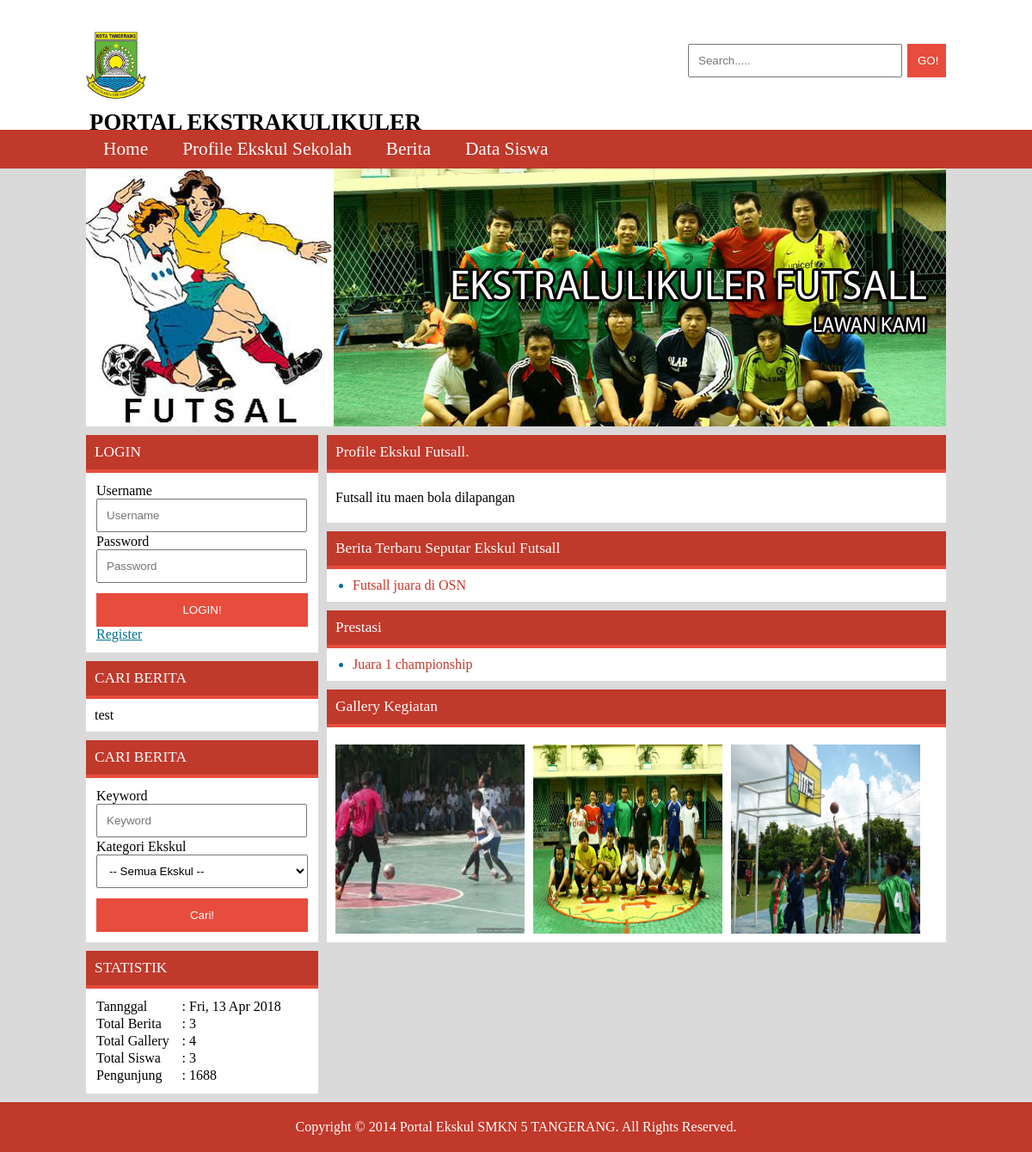
/index.php?page=ekskul&action=view&id=5, run on the app's committed database.
### tables this page shows
CREATE TABLE IF NOT EXISTS `banner` (
  `id` int(11) NOT NULL AUTO_INCREMENT,
  `title` varchar(225) NOT NULL,
  `path` text NOT NULL,
  `id_ekskul` int(11) NOT NULL,
  PRIMARY KEY (`id`)
);

CREATE TABLE IF NOT EXISTS `ekskul` (
  `id` int(11) NOT NULL AUTO_INCREMENT,
  `title` varchar(225) NOT NULL,
  `profile` text NOT NULL,
  `photo` text NOT NULL,
  PRIMARY KEY (`id`)
);

CREATE TABLE IF NOT EXISTS `berita` (
  `id` int(11) NOT NULL AUTO_INCREMENT,
  `title` varchar(225) NOT NULL,
  `content` text NOT NULL,
  `id_ekskul` int(11) NOT NULL,
  `id_user` int(11) NOT NULL,
  `photo` text NOT NULL,
  `status` int(11) NOT NULL,
  `date` date NOT NULL,
  PRIMARY KEY (`id`)
);

CREATE TABLE IF NOT EXISTS `prestasi` (
  `id` int(11) NOT NULL AUTO_INCREMENT,
  `title` varchar(225) NOT NULL,
  `content` text NOT NULL,
  `id_ekskul` int(11) NOT NULL,
  `date` date NOT NULL,
  PRIMARY KEY (`id`)
);

CREATE TABLE IF NOT EXISTS `gallery` (
  `id` int(11) NOT NULL AUTO_INCREMENT,
  `title` varchar(225) NOT NULL,
  `path_photo` text NOT NULL,
  `date` date NOT NULL,
  `id_ekskul` int(11) NOT NULL,
  `id_user` int(11) NOT NULL,
  PRIMARY KEY (`id`)
);

### left.php (the view, shortened to what this page needs)
<div id="left">
	<div class="box">
		<div class="box-head">
			<?php
				if(!empty($_SESSION[role]) && $_SESSION[role]==1) {
					echo "Menu Pembina Osis";
				} else if(!empty($_SESSION[role]) && $_SESSION[role]==2) {
					echo "Menu Admin Ekskul";
				} else if(!empty($_SESSION[role]) && $_SESSION[role]==3) {
					echo "Menu Users";
				} else {
					echo "LOGIN";
				}
			?>
		</div>
		<div class="box-content">
			<?php
				if(!empty($_SESSION[role]) && $_SESSION[role]==1) {
			?>
				Hai <?=$_SESSION[fullname]?>, Anda login sebagai pembina osis! <br>
				<ul class="list">
					<li><a href="index.php?page=berita&action=list">Daftar Berita Umum</a></li>
					<li><a href="logout.php" onclick="return confirm('Yakin ingin keluar?');" >Keluar</a></li>
				</ul>
			<?php
				} else {
			?>
			<form action="" method="POST">
				<table width="100%">
					<tr>
						<td>Username<input type="text" placeholder="Username" autocomplete="off" name="username" class="form-txt" style="width:90%;float:left"></td>
					</tr>
					<tr>
						<td>Password<input type="password" placeholder="Password" name="password" class="form-txt" style="width:90%;float:left"></td>
					</tr>
					<tr>
						<td><input type="submit" value="LOGIN!" name="login" class="form-btn" style="margin-top:10px;float:left"><br><a href="index.php?page=siswa&action=add" class="link">Register</a></td>
					</tr>
				</table>
			</form>
			<?php
				}
			?>
		</div>
	</div>
	<?php
		if($page=="berita") {
			echo "";
		} else {
	?>
		<div class="box">
			<div class="box-head">
				CARI BERITA
			</div>
			<div class="box-content">
				test
			</div>
		</div>
		<div class="box">
			<div class="box-head">
				CARI BERITA
			</div>
			<div class="box-content">
				<form action="index.php?page=berita" method="POST">
					<table width="100%">
						<tr>
							<td>Keyword<input type="text" placeholder="Keyword" name="keyword" class="form-txt" style="width:90%;float:left"></td>
						</tr>
						<tr>
							<td>Kategori Ekskul
								<select class="form-txt" name="id_ekskul">
									<option value="">-- Semua Ekskul --</option>
								</select>
							</td>
						</tr>
						<tr>
							<td><input type="submit" value="Cari!" name="search_advance" class="form-btn" style="margin-top:10px;float:left"></td>
						</tr>
					</table>
				</form>
			</div>
		</div>
	<?php
		}
	?>
	<div class="box">
		<div class="box-head">
			STATISTIK
		</div>
		<div class="box-content">
			<table width="100%">
				<tr>
					<td width="40%">Tannggal</td>
					<td width="65%">: <?=date('D, d M Y');?></td>
				</tr>
				<tr>
					<td width="35%">Total Berita</td>
					<td width="65%">: <?php echo mysqli_num_rows(mysqli_query($db,"SELECT * FROM berita"))?></td>
				</tr>
				<tr>
					<td width="35%">Total Gallery</td>
					<td width="65%">: <?php echo mysqli_num_rows(mysqli_query($db,"SELECT * FROM gallery"))?></td>
				</tr>
				<tr>
					<td width="35%">Total Siswa</td>
					<td width="65%">: <?php echo mysqli_num_rows(mysqli_query($db,"SELECT * FROM users where role = 3"))?></td>
				</tr>
				<tr>
					<td width="35%">Pengunjung</td>
					<td width="65%">:
						<?php
							echo mysqli_num_rows(mysqli_query($db,"SELECT * FROM pengunjung"));
						?>
					</td>
				</tr>
			</table>
		</div>
	</div>
</div>

### banner.php
<?php
	$q_b=mysqli_query($db,"SELECT * FROM banner where id_ekskul = '$id'");
	$f_b=mysqli_fetch_array($q_b);
	if($page=="ekskul" && $action=="view") {
		echo '<div id="banner"><img src="img/'.$f_b[path].'"></div>';
	} else if($page=="home" OR $page=="") {
?>
<script>
	$(function(){
		$('.slide img:gt(0)').hide();
		setInterval(function(){$('.slide :first-child').fadeOut().next('img').fadeIn().end().appendTo('.slide');
		},3000);
	});
</script>
<section id="banner">
	<div class="wrapper">
		<style>
			.slide { position:relative; height:200px; }
			.slide img { position:absolute; left:0; top:0; }
		</style>
		<div class="slide">
			<img src="img/banner.jpg">
			<img src="img/banner/b1.jpg">
			<img src="img/banner/b2.jpg">
			<img src="img/banner/b3.jpg">
		</div>
	</div>
</section>
<?php
	} else {
	}
?>

### page/ekskul-view.php (shortened to what this page needs)
<?php
	$q=mysqli_query($db,"SELECT * FROM ekskul where id='$id'");
	$f=mysqli_fetch_array($q);
	if(mysqli_num_rows($q) == 0) {
?>
		<div id="right">
			<div class="box">
				<div class="box-content">
					<?php echo validation::invalid("Ekskul Tidak ada");?>
				</div>
			</div>
		</div>
<?php
	} else {
?>
	<div id="right">
		<div class="box">
			<div class="box-head">
				Profile Ekskul <?=$f[title]?>.
			</div>
			<div class="box-content">
				<div class="while_post-view">
					<div class="while_post_content">
						<div class="desc">
							  <?=nl2br($f[profile])?>
						</div>
					</div>
				</div>
			</div>
		</div>
		<div class="box">
			<div class="box-head">
				Berita Terbaru Seputar Ekskul <?=$f[title]?>
			</div>
			<div class="box-content">
				<ul class="list">
					<?php
						$q_b=mysqli_query($db,"SELECT * FROM berita where id_ekskul='$f[id]'");
						if(mysqli_num_rows($q_b)== 0) {
							echo "Tidak ada berita terkait dengan ekskul ini!";
						} else {
							while($f_b=mysqli_fetch_array($q_b)) {
								echo '<li><a href="index.php?page=berita&action=view&id='.$f_b[id].'">'.$f_b[title].'</a></li>';
							}
						}
					?>
				</ul>
			</div>
		</div>
		<div class="box">
			<div class="box-head">
				Prestasi
			</div>
			<div class="box-content">
				<ul class="list">
					<?php
						$q_p=mysqli_query($db,"SELECT * FROM prestasi where id_ekskul='$f[id]'");
						if(mysqli_num_rows($q_p)== 0) {
							echo "Tidak ada prestasi terkait dengan ekskul ini!";
						} else {
							while($f_p=mysqli_fetch_array($q_p)) {
								echo '<li><a href="index.php?page=prestasi&action=view&id='.$f_p[id].'">'.$f_p[title].'</a></li>';
							}
						}
					?>
				</ul>
			</div>
		</div>
		<div class="box">
			<div class="box-head">
				Gallery Kegiatan
			</div>
			<div class="box-content">
				<?php
					$q_p=mysqli_query($db,"SELECT * FROM gallery where id_ekskul='$f[id]'");
					if(mysqli_num_rows($q_p)== 0) {
						echo "Tidak ada gallery terkait dengan ekskul ini!";
					} else {
						while($f_p=mysqli_fetch_array($q_p)) {
							echo '<div class="img_gal">
									<a href="index.php?page=gallery&action=view&id='.$f_p[id].'"><img src="img/'.$f_p[path_photo].'"></a>
								</div>';
						}
					}
				?>
			</div>
		</div>
	</div>
<?php
	}
?>

### css/style.css (style rules this page uses)
* { padding:0; margin:0; }
body { font-family:calibri; color:inherit; background:#dadada; }
a { text-decoration:none; color:inherit; }
.link { color:#00728f; text-decoration:underline; }
.list { margin-left:20px; color:#00728f; }
.list li a { color:#c0392b; text-decoration:none; }
.form-txt { padding:10px; width:100%; }
.form-btn { padding:12px; background:#e74c3c; color:white; border:none; width:100%; }
#banner { width:1000px; height:300px; }
#banner:after { clear:both; display:block; content:''; }
#content #left { float:left; width:270px; margin-right:10px; }
#content #left:after { clear:both; display:block; content:''; }
#content #right { float:right; width:720px; }
#content #right:after { clear:both; display:block; content:''; }
.box { position:relative; width:100%; margin-bottom:10px; }
.box:after { clear:both; display:block; content:''; }
.box .box-head { background:#c0392b; padding:10px; font-size:13pt; color:white; border-bottom: 4px solid #e74c3c; }
.box .box-content { background:white; color:black; padding:10px; }
.while_post-view { width:100%; margin-bottom:10px; }
.while_post-view :after { clear:both; display:block; content:''; }
.while_post-view .while_post_content { position:relative; }
.while_post-view .while_post_content .desc { margin-top:10px; }
.img_gal { float:left; margin-right:10px; margin-top:10px; width:220px; height:220px; }
.img_gal:after { clear:both; display:block; content:''; }
.img_gal img { float:left; width:220px; height:220px; }

### data on the page
banner: path (picture)
ekskul: title "Futsall", profile "Futsall itu maen bola dilapangan"
berita: title "Futsall juara di OSN"
prestasi: title "Juara 1 championship"
gallery: path_photo (picture)
gallery: path_photo (picture)
gallery: path_photo (picture)

### other printed values
mysqli_num_rows(mysqli_query($db,"SELECT * FROM berita")) "3"
mysqli_num_rows(mysqli_query($db,"SELECT * FROM gallery")) "4"
mysqli_num_rows(mysqli_query($db,"SELECT * FROM pengunjung")) "1688"
